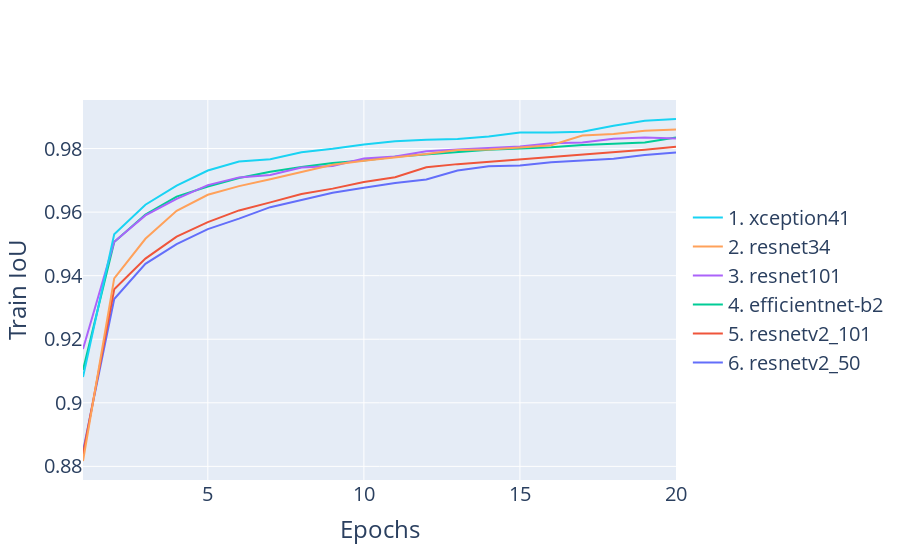
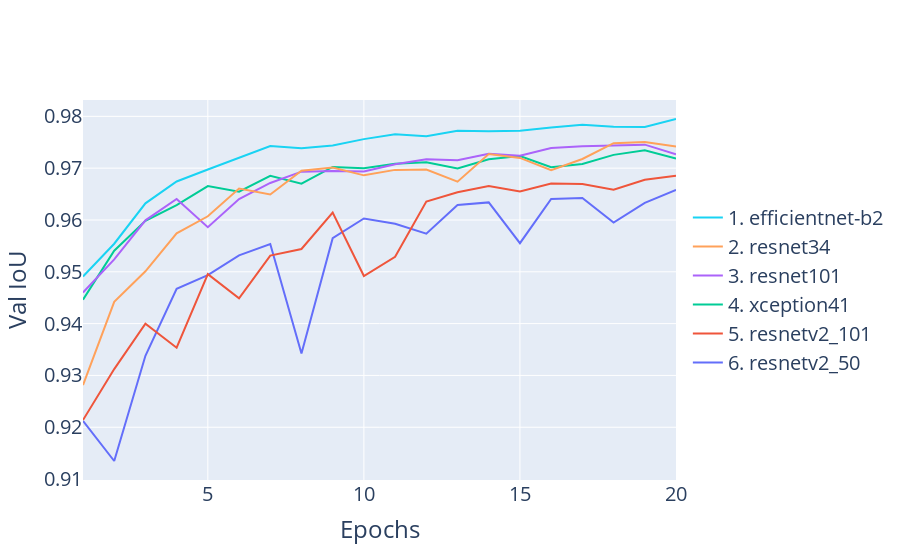

Notebook code cell kept with these figures, in order:
### Markdown cell above
# 5.1.3 Testing Encoders

### Code cell
def plot_data_ARCHITECTURE(big_df: pd.DataFrame, y_volumn, y_column_name, plot_title, x_column=None, x_column_name="Epochs", filter=None, **plot_options):
    fig = go.Figure()
    big_df_copy = big_df.copy(deep=True)
    if filter != None:
        big_df_copy.query(filter, inplace=True)

    data_sorted = []
    for data in big_df_copy.groupby(['architecture', 'encoder', 'loss_func', 'freeze_encoder', 'dataset']):
        architecture, encoder, loss, freeze, dataset = data[0]
        data_sorted.append((data, np.max(data[1][y_volumn]))) # data, highest score

    for i, data in enumerate(sorted(data_sorted, key=lambda x: x[1])):
    # for data in big_df_copy.groupby(['architecture', 'encoder', 'loss_func', 'freeze_encoder', 'dataset']):
        data, best_score = data
        architecture, encoder, loss, freeze, dataset = data[0]
        # fig.add_trace(go.Scatter(x=data[1].index+1, y=data[1][y_volumn], name=f"{architecture} {encoder} {loss} {dataset.lower()}", hovertemplate=hovertemplate)) # 
        if x_column == None:
            fig.add_trace(go.Scatter(x=data[1].index[:20]+1, y=data[1][y_volumn][:20], name=f"{len(data_sorted)-i}. {encoder}"))# hovertemplate=hovertemplate)) # 
        else:
            fig.add_trace(go.Scatter(x=data[1][x_column][:20], y=data[1][y_volumn][:20], name=f"{len(data_sorted)-i}. {encoder}"))# hovertemplate=hovertemplate)) # 
    fig.update_layout(
        {
            "paper_bgcolor": "rgba(0, 0, 0, 0)",
            # "plot_bgcolor": "rgba(0, 0, 0, 0)",
        }
    )
    # fig.update_traces(hoverinfo='text+name', mode='lines+markers')
    fig.update_layout(legend=dict(y=0.5, traceorder='reversed', font_size=20))
    fig.update_layout(
        # title="Training loss - (Architecture Encoder Loss)",
        xaxis_title=x_column_name,
        yaxis_title=y_column_name,
            font=dict(
            size=20,
        ),
        showlegend=True
    )
    fig.update_layout(plot_options)
    # fig.update_layout(hovermode="x unified")
    # fig.show()
    return fig


Select_encoder_df = read_csvs("./TRAINING_RESULTS/select_encoder")    
# feature_train_fig.write_image(file="D:/Master/MasterProject/Overleaf_figures/Chapter5/feature_engineering_TRAIN.svg", height=600, width=800)
# feature_val_fig.write_image(file="D:/Master/MasterProject/Overleaf_figures/Chapter5/feature_engineering_VAL.svg", height=600, width=800)
# Loss
# plot_data_ARCHITECTURE(Select_architecture_df, y_volumn='train_loss', y_column_name="Train Jaccard Loss", plot_title="Train loss", filter='loss_func == "JaccardLoss"')
# plot_data_ARCHITECTURE(Select_architecture_df, y_volumn='val_loss', y_column_name="Val Jaccard Loss", plot_title="Val loss", filter='loss_func == "JaccardLoss"')

# IoU
encoder_train_fig = plot_data_ARCHITECTURE(Select_encoder_df, y_volumn='train_iou_score', y_column_name="Train IoU", plot_title="Val IoU", filter="freeze_encoder == False") #, showlegend=False
encoder_train_fig.write_image(file="D:/Master/MasterProject/Overleaf_figures/Chapter5/encoder_train_fig.svg", height=600, width=800)
encoder_train_fig.show()

encoder_val_fig = plot_data_ARCHITECTURE(Select_encoder_df, y_volumn='val_iou_score', y_column_name="Val IoU", plot_title="Val IoU", filter="freeze_encoder == False")
encoder_val_fig.write_image(file="D:/Master/MasterProject/Overleaf_figures/Chapter5/encoder_val_fig.svg", height=600, width=800)
encoder_val_fig.show()

# Freeze
encoder_train_fig_freeze = plot_data_ARCHITECTURE(Select_encoder_df, y_volumn='train_iou_score', y_column_name="Train IoU", plot_title="Val IoU", filter="freeze_encoder == True") #, showlegend=False
encoder_train_fig_freeze.write_image(file="D:/Master/MasterProject/Overleaf_figures/Chapter5/freeze_encoder_train_fig.svg", height=600, width=800)
encoder_val_fig_freeze = plot_data_ARCHITECTURE(Select_encoder_df, y_volumn='val_iou_score', y_column_name="Val IoU", plot_title="Val IoU", filter="freeze_encoder == True")
encoder_val_fig_freeze.write_image(file="D:/Master/MasterProject/Overleaf_figures/Chapter5/freeze_encoder_val_fig.svg", height=600, width=800)

### Figure 1 — Plotly figure (JSON) as saved in the notebook; plotly's stock layout.template omitted (floating-point values rounded to 4 significant figures)
{"data": [{"name": "6. resnetv2_50", "type": "scatter", "x": [1, 2, 3, 4, 5, 6, 7, 8, 9, 10, 11, 12, 13, 14, 15, 16, 17, 18, 19, 20], "y": [0.8848, 0.9327, 0.9437, 0.95, 0.9547, 0.958, 0.9616, 0.9637, 0.9661, 0.9676, 0.9691, 0.9703, 0.9731, 0.9745, 0.9747, 0.9757, 0.9762, 0.9768, 0.9779, 0.9787]}, {"name": "5. resnetv2_101", "type": "scatter", "x": [1, 2, 3, 4, 5, 6, 7, 8, 9, 10, 11, 12, 13, 14, 15, 16, 17, 18, 19, 20], "y": [0.8837, 0.9357, 0.9454, 0.9523, 0.9568, 0.9605, 0.9631, 0.9657, 0.9674, 0.9695, 0.971, 0.9741, 0.9751, 0.9758, 0.9765, 0.9774, 0.9782, 0.9788, 0.9796, 0.9806]}, {"name": "4. efficientnet-b2", "type": "scatter", "x": [1, 2, 3, 4, 5, 6, 7, 8, 9, 10, 11, 12, 13, 14, 15, 16, 17, 18, 19, 20], "y": [0.9103, 0.9506, 0.9592, 0.9649, 0.9681, 0.9707, 0.9727, 0.9742, 0.9755, 0.9763, 0.9774, 0.9782, 0.9789, 0.9796, 0.9801, 0.9804, 0.9811, 0.9816, 0.9819, 0.9835]}, {"name": "3. resnet101", "type": "scatter", "x": [1, 2, 3, 4, 5, 6, 7, 8, 9, 10, 11, 12, 13, 14, 15, 16, 17, 18, 19, 20], "y": [0.9169, 0.9507, 0.959, 0.9642, 0.9685, 0.9709, 0.9717, 0.9741, 0.9745, 0.9769, 0.9775, 0.9792, 0.9797, 0.9801, 0.9806, 0.9817, 0.9819, 0.9831, 0.9835, 0.9832]}, {"name": "2. resnet34", "type": "scatter", "x": [1, 2, 3, 4, 5, 6, 7, 8, 9, 10, 11, 12, 13, 14, 15, 16, 17, 18, 19, 20], "y": [0.8817, 0.9392, 0.9516, 0.9604, 0.9655, 0.9682, 0.9704, 0.9727, 0.9749, 0.9762, 0.9772, 0.9783, 0.9796, 0.9797, 0.9803, 0.9811, 0.9841, 0.9846, 0.9856, 0.986]}, {"name": "1. xception41", "type": "scatter", "x": [1, 2, 3, 4, 5, 6, 7, 8, 9, 10, 11, 12, 13, 14, 15, 16, 17, 18, 19, 20], "y": [0.9081, 0.953, 0.9623, 0.9683, 0.9731, 0.9759, 0.9767, 0.9789, 0.98, 0.9813, 0.9823, 0.9828, 0.983, 0.9838, 0.9851, 0.985, 0.9853, 0.9872, 0.9887, 0.9893]}], "layout": {"font": {"size": 20}, "legend": {"font": {"size": 20}, "traceorder": "reversed", "y": 0.5}, "paper_bgcolor": "rgba(0, 0, 0, 0)", "showlegend": true, "xaxis": {"title": {"text": "Epochs"}}, "yaxis": {"title": {"text": "Train IoU"}}}}

### Figure 2 — Plotly figure (JSON) as saved in the notebook; plotly's stock layout.template omitted (floating-point values rounded to 4 significant figures)
{"data": [{"name": "6. resnetv2_50", "type": "scatter", "x": [1, 2, 3, 4, 5, 6, 7, 8, 9, 10, 11, 12, 13, 14, 15, 16, 17, 18, 19, 20], "y": [0.9212, 0.9135, 0.9338, 0.9467, 0.9493, 0.9532, 0.9554, 0.9342, 0.9565, 0.9603, 0.9593, 0.9574, 0.9629, 0.9634, 0.9555, 0.9641, 0.9643, 0.9595, 0.9633, 0.9658]}, {"name": "5. resnetv2_101", "type": "scatter", "x": [1, 2, 3, 4, 5, 6, 7, 8, 9, 10, 11, 12, 13, 14, 15, 16, 17, 18, 19, 20], "y": [0.9214, 0.9312, 0.94, 0.9354, 0.9496, 0.9449, 0.9531, 0.9544, 0.9614, 0.9492, 0.9529, 0.9635, 0.9653, 0.9666, 0.9655, 0.967, 0.9669, 0.9658, 0.9678, 0.9685]}, {"name": "4. xception41", "type": "scatter", "x": [1, 2, 3, 4, 5, 6, 7, 8, 9, 10, 11, 12, 13, 14, 15, 16, 17, 18, 19, 20], "y": [0.9446, 0.9541, 0.9599, 0.9629, 0.9665, 0.9654, 0.9685, 0.967, 0.9702, 0.97, 0.9709, 0.9711, 0.9699, 0.9717, 0.9723, 0.9702, 0.9708, 0.9726, 0.9735, 0.9718]}, {"name": "3. resnet101", "type": "scatter", "x": [1, 2, 3, 4, 5, 6, 7, 8, 9, 10, 11, 12, 13, 14, 15, 16, 17, 18, 19, 20], "y": [0.946, 0.9524, 0.9599, 0.964, 0.9586, 0.964, 0.9671, 0.9693, 0.9694, 0.9693, 0.9707, 0.9717, 0.9715, 0.9728, 0.9724, 0.9739, 0.9743, 0.9744, 0.9745, 0.9727]}, {"name": "2. resnet34", "type": "scatter", "x": [1, 2, 3, 4, 5, 6, 7, 8, 9, 10, 11, 12, 13, 14, 15, 16, 17, 18, 19, 20], "y": [0.9281, 0.9442, 0.9501, 0.9574, 0.9607, 0.9661, 0.9649, 0.9695, 0.9701, 0.9686, 0.9697, 0.9697, 0.9674, 0.9727, 0.972, 0.9696, 0.9718, 0.9748, 0.975, 0.9742]}, {"name": "1. efficientnet-b2", "type": "scatter", "x": [1, 2, 3, 4, 5, 6, 7, 8, 9, 10, 11, 12, 13, 14, 15, 16, 17, 18, 19, 20], "y": [0.9491, 0.9554, 0.9632, 0.9674, 0.9697, 0.972, 0.9743, 0.9738, 0.9744, 0.9756, 0.9765, 0.9761, 0.9772, 0.9771, 0.9772, 0.9778, 0.9784, 0.978, 0.978, 0.9795]}], "layout": {"font": {"size": 20}, "legend": {"font": {"size": 20}, "traceorder": "reversed", "y": 0.5}, "paper_bgcolor": "rgba(0, 0, 0, 0)", "showlegend": true, "xaxis": {"title": {"text": "Epochs"}}, "yaxis": {"title": {"text": "Val IoU"}}}}
